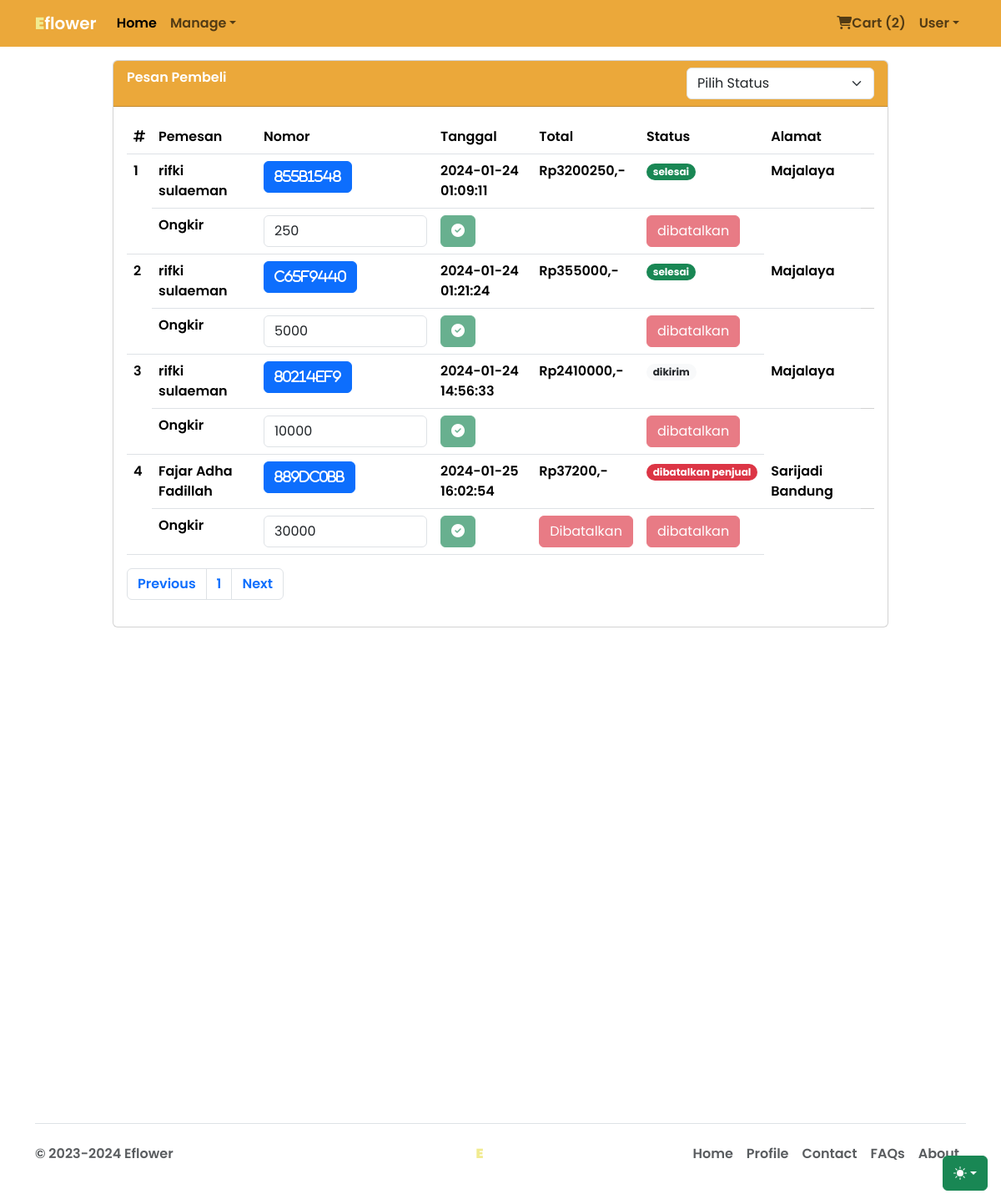
The page /manage-orders.php (signed in) on the database its author committed.
### tables this page shows
CREATE TABLE `pembayaran` (
  `no_pembayaran` char(8) NOT NULL,
  `id_user_toko` char(8) NOT NULL,
  `id_user` char(8) NOT NULL,
  `norek` varchar(25) NOT NULL,
  `total_tagihan` decimal(10,0) DEFAULT NULL,
  `an` varchar(20) NOT NULL,
  `time_info` timestamp NOT NULL DEFAULT curdate(),
  `time_exp` char(50) DEFAULT NULL,
  `ongkir` decimal(10,0) DEFAULT NULL,
  `nama_pembeli` varchar(255) DEFAULT NULL,
  `nmr_telp_pembeli` char(14) DEFAULT NULL,
  `alamat_pembeli` varchar(500) DEFAULT NULL
);

CREATE TABLE `cart` (
  `idcart` int(255) NOT NULL,
  `orderid` varchar(100) NOT NULL,
  `id_user` char(8) NOT NULL,
  `tglorder` timestamp NOT NULL DEFAULT current_timestamp(),
  `status` varchar(50) NOT NULL DEFAULT 'Cart'
);

### functions/cart-num.php (called while the page is built, shortened)
<?php
$sesi_id_for_cart = $_SESSION['id'];
$cart = "SELECT * FROM cart
JOIN detailorder ON cart.orderid = detailorder.orderid
JOIN produk ON detailorder.id_produk = produk.id_produk WHERE cart.status = 'Cart' AND cart.id_user = '$sesi_id_for_cart'";
$query_conn = mysqli_query($connection, $cart);
$jml_array = mysqli_num_rows($query_conn);
?>

### manage-orders.php (the view, shortened to what this page needs)
<?php
include 'functions/data-connect.php';
$current_id = $_SESSION['id'];
$batas = 10;
$halaman = isset($_GET['halaman'])?(int)$_GET['halaman'] : 1;
$halaman_awal = ($halaman>1) ? ($halaman * $batas) - $batas : 0;
$query_data = "SELECT * FROM pembayaran JOIN cart ON pembayaran.no_pembayaran = cart.orderid WHERE pembayaran.id_user_toko = '$current_id' LIMIT $halaman_awal, $batas";
$get_data = mysqli_query($connection, $query_data);
$next = $halaman + 1;
$data_conn = mysqli_query($connection,"SELECT * FROM pembayaran JOIN cart ON pembayaran.no_pembayaran = cart.orderid WHERE pembayaran.id_user_toko = '$current_id'");
$jumlah_data = mysqli_num_rows($data_conn);
$total_halaman = ceil($jumlah_data / $batas);
?>
<!DOCTYPE html>
<html lang="en" data-bs-theme="auto">
	<head>
		<link
			rel="stylesheet"
			href="https://cdn.jsdelivr.net/npm/@docsearch/css@3" />
		<link
			href="assets/libs/bootstrap/css/bootstrap.min.css"
			rel="stylesheet" />
		<link rel="stylesheet" href="assets/libs/fontawesome/css/all.min.css" />
		<link rel="stylesheet" href="assets/css-native/app.css" />
	</head>
	<body>
		<div
			class="dropdown position-fixed bottom-0 end-0 mb-3 me-3 bd-mode-toggle">
			<button
				class="btn btn-success py-2 dropdown-toggle d-flex align-items-center"
				id="bd-theme"
				type="button"
				aria-expanded="false"
				data-bs-toggle="dropdown"
				aria-label="Toggle theme (auto)">
				<svg class="bi my-1 theme-icon-active" width="1em" height="1em">
					<use href="#circle-half"></use>
				</svg>
			</button>
		</div>
		<nav class="navbar navbar-expand-md fixed-top bg-leaf">
			<div class="container-fluid container">
				<a class="navbar-brand text-leaf fw-bolder" href="."
					>E<span class="text-white">flower</span></a
				>
				<div class="collapse navbar-collapse" id="navbarCollapse">
					<ul class="navbar-nav me-auto mb-2 mb-md-0">
						<li class="nav-item">
							<a class="nav-link active" aria-current="page" href=".">Home</a>
						</li>
						<li class="nav-item dropdown">
							<a
								href="#"
								class="nav-link dropdown-toggle"
								id="dropdown-1"
								data-bs-toggle="dropdown"
								aria-haspopup="true"
								aria-expanded="false"
								>Manage</a
							>
						</li>
					</ul>
					<ul class="navbar-nav">
                        <?php include 'functions/cart-num.php'; ?>
                        <li class="nav-item">
                            <a href="cart.php" class="nav-link"><i class="fas fa-shopping-cart"></i>Cart
                                (<span><?= $jml_array; ?></span>)</a>
                        </li>
						<li class="nav-item dropdown">
							<a
								href="#"
								class="nav-link dropdown-toggle"
								id="dropdown-2"
								data-bs-toggle="dropdown"
								aria-haspopup="true"
								aria-expanded="false"
								>User</a
							>
						</li>
					</ul>
				</div>
			</div>
		</nav>
		<main role="main" class="container">
			<div class="row">
				<div class="container-fluid">
					<div class="col-md-10 mx-auto">
						<div class="card float-center">
							<div class="card-header bg-leaf">
								<span>Pesan Pembeli</span>
								<div class="float-end" id="">
									<select name="status-order" id="status-order" class="form-select">
										<option value="" disabled selected >Pilih Status</option>
									</select>
								</div>
							</div>
							<div class="card-body">
								<table class="table">
									<thead>
										<tr>
                                            <th scope="col"><i class="fas fa-hashtag"></i></th>
                                            <th scope="col">Pemesan</th>
											<th scope="col">Nomor</th>
											<th scope="col">Tanggal</th>
											<th scope="col">Total</th>
											<th scope="col">Status</th>
                                            <th scope="col">Alamat</th>
											<th scope="col"></th>
										</tr>
									</thead>
									<tbody class="order_set">
										<?php
										$row = mysqli_num_rows($get_data);
										if($row > 0){
                                            $numbers = 0;
											while($set_data = mysqli_fetch_array($get_data)){
                                                $numbers++;
										?>
										<tr class="card-body">
                                            <td rowspan="2"><?= $numbers; ?></td>
                                            <td><?= $set_data['nama_pembeli']; ?></td>
											<td>
												<a class="btn btn-primary" href="detail-order-manage.php?orderid=<?= $set_data['no_pembayaran']; ?>"
													><i class="fas"> <?= $set_data['no_pembayaran']; ?></i></a
												>
											</td>
											<td><?= $set_data['time_info']; ?></td>
											<td>Rp<?= $set_data['total_tagihan'] + $set_data['ongkir']; ?>,-</td>
											<td>
											<span class="badge <?php
												if($set_data['status'] == 'menunggu pembayaran'){
														echo 'bg-warning text-dark';
													}else if($set_data['status'] == 'menunggu konfirmasi'){
														echo 'bg-secondary text-white';
													}else if($set_data['status'] == 'dikonfirmasi'){
														echo 'bg-primary text-white';
													}else if($set_data['status'] == 'dalam pengiriman'){
														echo 'bg-info text-dark';
													}else if($set_data['status'] == 'selesai'){
														echo 'bg-success text-white';
													}else if($set_data['status'] == 'dibatalkan' || $set_data['status'] == 'dibatalkan admin' || $set_data['status'] == 'dibatalkan penjual'){
														echo 'bg-danger text-white';
													}else{
														echo 'bg-light text-dark';
													}
													?>
											 rounded-pill text-dark"
												><?= $set_data['status']; ?></span
											>
											</td>
                                            <td><?= $set_data['alamat_pembeli']; ?></td>
                                            <tr class="card-footer">
                                                <th scope="col">Ongkir</th>
                                                <form action="functions/toko-send-ongkir.php" method="post">
                                                    <div class="input-group">
                                                        <td>
                                                            <input type="number" class="form-control" name="ongkir" value="<?= $set_data['ongkir']; ?>">
                                                        </td>
                                                        <td>
                                                            <?php if($set_data['status'] == 'menunggu konfirmasi') { ?>
                                                                <button type="submit" class="btn btn-success"><i class="fas fa-circle-check"></i></button>
                                                            <?php }else{ ?>
                                                                <button disabled="disabled" class="btn btn-success"><i class="fas fa-circle-check"></i></button>
                                                            <?php } ?>
                                                        </td>
                                                    </div>
                                                </form>
												<td>
                                                <form action="functions/seller-update-status.php" method="post">
                                                    <?php if($set_data['status'] == 'menunggu konfirmasi'){ ?>
                                                        <button type="submit" onclick="return confirm('Anda yakin? \ndata yang telah disubmit tidak bisa diubah kembali.')" class="btn btn-primary"><i class="fas fa-clipboard-check"> konfirmasi</i></button>
                                                    <?php }elseif($set_data['status'] == 'dikonfirmasi'){ ?>
                                                        <button type="submit" class="btn btn-primary"><i class="fas fa-receipt"> </i>Set Dikemas</button>
                                                    <?php }elseif($set_data['status'] == 'dikemas'){ ?>
                                                        <button type="submit" class="btn btn-primary"><i class="fas fa-truck-fast"> </i>Set Dikirim</button>
                                                    <?php }elseif($set_data['status'] == 'barang diterima'){ ?>
                                                        <button disabled="disabled" class="btn rounded-pill bg-warning text-dark"><i class="fas fa-hand-holding"> </i>Diterima</button>
                                                    <?php }elseif($set_data['status'] == 'dibatalkan' || $set_data['status'] == 'dibatalkan penjual' || $set_data['status'] == 'dibatalkan admin'){?>
                                                        <button disabled="disabled" class="btn btn-danger text-white">Dibatalkan</button>
                                                    <?php } ?>
                                                </form>
                                            </td>
                                            <td>
                                                <form action="functions/cenceling-order.php" method="post">
                                                    <?php if($set_data['status'] == 'dibatalkan' || $set_data['status'] == 'dibatalkan penjual' || $set_data['status'] == 'dibatalkan admin' || $set_data['status'] == 'barang diterima' || $set_data['status'] == 'selesai' || $set_data['status'] == 'dikirim'){?>
                                                        <button disabled="disabled" class="btn btn-danger text-white">dibatalkan</button>
                                                    <?php } else { ?>
                                                        <button type="submit" onclick="return confirm('Yakin ingin membatalkan?')" class="btn btn-danger"><i class="fas fa-ban"> </i>batalkan</button>
                                                    <?php } ?>
                                                </form>
                                            </td>
                                            </tr>
										</tr>
										<?php }} ?>
									</tbody>
								</table>
								<nav aria-label="Page navigation example">
									<ul class="pagination">
										<li class="page-item">
											<a class="page-link" <?php if($halaman > 1){ echo "href='?halaman=$Previous'"; } ?>>Previous</a>
										</li>
										<?php
										for($x=1;$x<=$total_halaman;$x++){
											?>
										<li class="page-item"><a class="page-link" href="?halaman=<?php echo $x ?>"><?php echo $x; ?></a></li>
											<?php
										}
										?>
										<li class="page-item">
										<a  class="page-link" <?php if($halaman < $total_halaman) { echo "href='?halaman=$next'"; } ?>>Next</a>
										</li>
									</ul>
								</nav>
							</div>
						</div>
					</div>
				</div>
			</div>
		</main>
		<?php include 'footer.php'; ?>
	</body>
</html>

### assets/css-native/app.css (style rules this page uses)
body { min-height: 75rem; padding-top: 4.5rem; }
* { font-family: "Poppins", sans-serif; font-weight: 600; font-style: normal; }
.bi { vertical-align: -0.125em; fill: currentColor; }
.bd-mode-toggle { z-index: 1500; }
.text-leaf { color: #f1eb90; }
.bg-leaf { background-color: #EBA83A; color: #ffff; }

### rows shown on the page
pembayaran: nama_pembeli "rifki sulaeman", no_pembayaran "855b1548", time_info "2024-01-24 01:09:11", $set_data['total_tagihan'] + $set_data['ongkir'] "3200250", cart.status "selesai", alamat_pembeli "Majalaya", ongkir "250"
pembayaran: nama_pembeli "rifki sulaeman", no_pembayaran "c65f9440", time_info "2024-01-24 01:21:24", $set_data['total_tagihan'] + $set_data['ongkir'] "355000", cart.status "selesai", alamat_pembeli "Majalaya", ongkir "5000"
pembayaran: nama_pembeli "rifki sulaeman", no_pembayaran "80214ef9", time_info "2024-01-24 14:56:33", $set_data['total_tagihan'] + $set_data['ongkir'] "2410000", cart.status "dikirim", alamat_pembeli "Majalaya", ongkir "10000"
pembayaran: nama_pembeli "Fajar Adha Fadillah", no_pembayaran "889dc0bb", time_info "2024-01-25 16:02:54", $set_data['total_tagihan'] + $set_data['ongkir'] "37200", cart.status "dibatalkan penjual", alamat_pembeli "Sarijadi Bandung", ongkir "30000", shows "Dibatalkan"

### other values the page prints
$jml_array "2"
